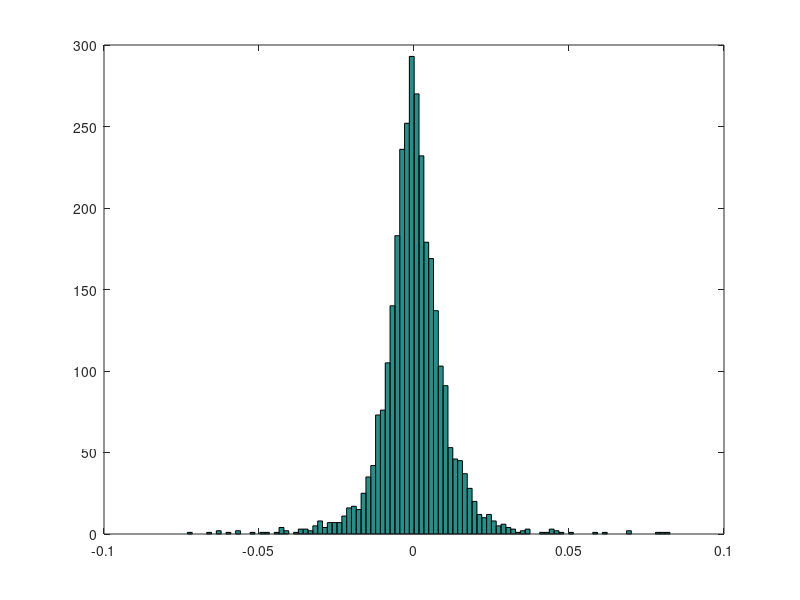

MATLAB code to generate this figure:
%  S = csvread('benchmark_market_price_timeseries.csv');
S = csvread('contract_prices.csv', 1, 1);

deltas = S(2:end) - S(1:end-1);

disp('Razlike: ')
mu = mean(deltas)
sigma = std(deltas)

disp('------------------')

disp('Log-razlike: ')
ld = abs(deltas);
ld(ld == 0) = []; % filter out zeros
ld = log(ld);

mu = mean(ld)
sigma = std(ld)

disp('------------------')

disp('Log-cene: ')
lc = log(S);
mu = mean(lc)
sigma = std(lc)

disp('------------------')

disp('Log-cene-razlike: ')
ldeltas = lc(2:end) - lc(1:end-1);

mu = mean(ldeltas)
sigma = std(ldeltas)

hist(deltas, 100)
pause
hist(ld, 100)
pause
hist(lc, 100)
pause
hist(ldeltas, 100)
pause

% vim: set ft=matlab:
